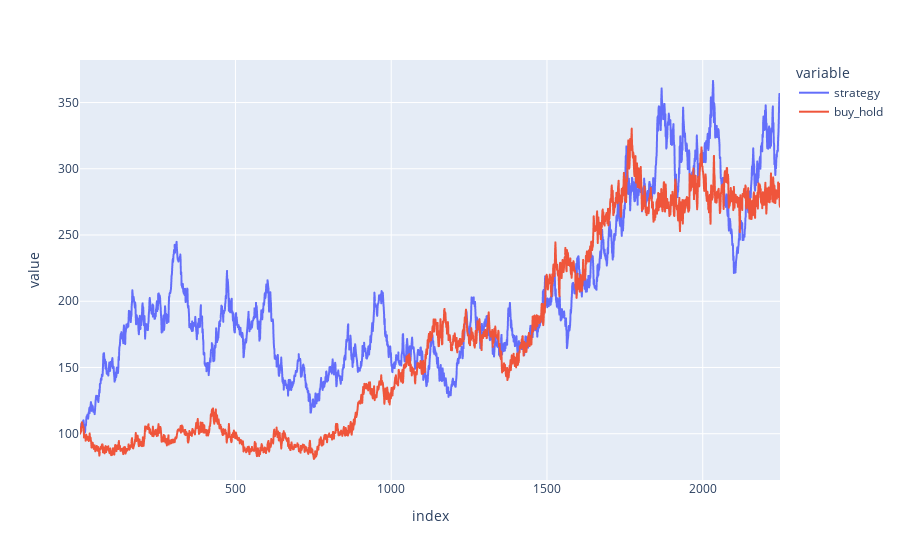

The notebook cell saved with this chart:
### Code cell
#Complete code with the trading strategy implemented

# Load libraries
import numpy as np
import pandas as pd
import yfinance as yf
import matplotlib.pyplot as plt
from sklearn.linear_model import LinearRegression
import plotly.express as px

data = pd.read_csv("apples_exercise.csv")
data['German Apples (GBP)'] = data['German Apples (EUR)'] * data['EURGBP'] #convert the german price in GBP
data['basis'] = data['UK Apples (GBP)'] - data['German Apples (GBP)'] #compute the basis

# ---- OU process parameters ----

series = data['basis'].dropna().to_numpy()

T_uk = len(series)
dt = 1 
N_uk = int(T_uk/dt)

x_t = series[:-1]
x_next = series[1:]
A = np.vstack([np.ones_like(x_t), x_t]).T


# Fit OU model via OLS: X_{t+1} = c + phi*X_t + epsilon
beta, residuals, rank, s = np.linalg.lstsq(A, x_next, rcond=None)  #OLS
c_hat_OU, phi_hat_OU = beta[0], beta[1]

epsilon_t_OU = x_next - c_hat_OU - phi_hat_OU * x_t #getting the random noise

s_epsilon_OU = np.std(epsilon_t_OU, ddof=1) # volatility of residuals

# Convert discrete-time parameters to continuous-time OU parameters
theta_hat_OU = -np.log(phi_hat_OU)/dt           # mean reversion speed
mu_hat_OU = c_hat_OU / (1 - phi_hat_OU)         # long-term mean
sigma_hat_OU = s_epsilon_OU * np.sqrt(2 * theta_hat_OU / (1 - np.exp(-2 * theta_hat_OU * dt)))
e_term_OU = np.exp(-theta_hat_OU * dt)
std_step_OU = sigma_hat_OU * np.sqrt((1 - e_term_OU**2) / (2 * theta_hat_OU))


# ---- Random walk parameters ----

German_apples = data['German Apples (EUR)'].dropna().to_numpy()
T_G = len(German_apples)
dt = 1
N_G = int(T_G/dt)

X_G = np.zeros(N_G)
X_G[0] = German_apples[0]

#Computing the parameters of the Random Walk
increments = np.diff(German_apples)
mu_hat_RW = np.mean(increments)
sigma_hat_RW = np.std(increments, ddof=1)


#UK price predictor
def UK_predictor(t):
    basis_t = mu_hat_OU + (data['basis'][t-1] - mu_hat_OU) * e_term_OU + std_step_OU * np.random.normal(0, 1) #basis @ t using basis @ t-1 and the OU parameters
    German_EUR_t = data['German Apples (EUR)'][t-1] + mu_hat_RW * dt + sigma_hat_RW * np.random.normal(0, 1) #German price @ t using the price @ t-1 and the random walk parameters
    German_GBP_t = German_EUR_t * data['EURGBP'][t] #conversion to GBP using the FX rate at t
    UK_GBP_t = basis_t + German_GBP_t #UK price @ t using basis @ t and german price @ t
    return UK_GBP_t

UK_predicted = np.zeros(N_G)
UK_predicted[0] = data['UK Apples (GBP)'][0]
for t in range(1, T_G):
    UK_predicted[t] = UK_predictor(t) #day to day prediction using the precedent day data

plt.plot(np.linspace(1, T_G, N_G), UK_predicted, label = 'Day to Day Predicted price')
plt.plot(np.linspace(1, T_G, N_G),data['UK Apples (GBP)'], label = 'Real price')
plt.xlabel('Time')
plt.ylabel('Price (GBP)')
plt.title('UK Apples price')
plt.legend()
plt.show()

data['Predicted UK'] = UK_predicted
data['delta'] = UK_predicted[:len(data)-1] - data['UK Apples (GBP)'][:-1] #compute the expected market variation for the next day
data['signal'] = np.where(data['delta'] > 0, 1, -1) #trading signal, long when we expect the market to go up (UK_predicted[t]>UK price[t-1]), short if the market go down (UK_predicted[t]<UK price[t-1])

data['signal'] = data['signal'].shift(1) #can't trade in the past
data = data.dropna()
data['daily_change'] = data['UK Apples (GBP)'].pct_change().fillna(0)
data['R_strategy'] = data['daily_change'] * data['signal'] #return of our trading strategy

money = 100 #initial investment, arbitrary value

#getting cummulative returns
cumprod_strategy = (1 + data['R_strategy']).cumprod()
cumprod_buy_and_hold = (1 + data['daily_change']).cumprod()
cumprod_signals = pd.DataFrame(dict(
    strategy = cumprod_strategy,
    buy_hold = cumprod_buy_and_hold
))

px.line(money * cumprod_signals) #ploting the return of both strategies

### Figure 1 — Plotly figure (JSON) as saved in the notebook; plotly's stock layout.template omitted (floating-point values rounded to 4 significant figures; data arrays with more than 128 entries replaced by an {"elided": "..."} marker saying what was removed)
{"data": [{"hovertemplate": "variable=strategy<br>index=%{x}<br>value=%{y}<extra></extra>", "legendgroup": "strategy", "line": {"color": "#636efa", "dash": "solid"}, "marker": {"symbol": "circle"}, "mode": "lines", "name": "strategy", "showlegend": true, "type": "scattergl", "x": {"elided": "2248 int values"}, "xaxis": "x", "y": {"elided": "2248 float values"}, "yaxis": "y"}, {"hovertemplate": "variable=buy_hold<br>index=%{x}<br>value=%{y}<extra></extra>", "legendgroup": "buy_hold", "line": {"color": "#EF553B", "dash": "solid"}, "marker": {"symbol": "circle"}, "mode": "lines", "name": "buy_hold", "showlegend": true, "type": "scattergl", "x": {"elided": "2248 int values"}, "xaxis": "x", "y": {"elided": "2248 float values"}, "yaxis": "y"}], "layout": {"legend": {"title": {"text": "variable"}, "tracegroupgap": 0}, "margin": {"t": 60}, "xaxis": {"anchor": "y", "domain": [0, 1], "title": {"text": "index"}}, "yaxis": {"anchor": "x", "domain": [0, 1], "title": {"text": "value"}}}}
